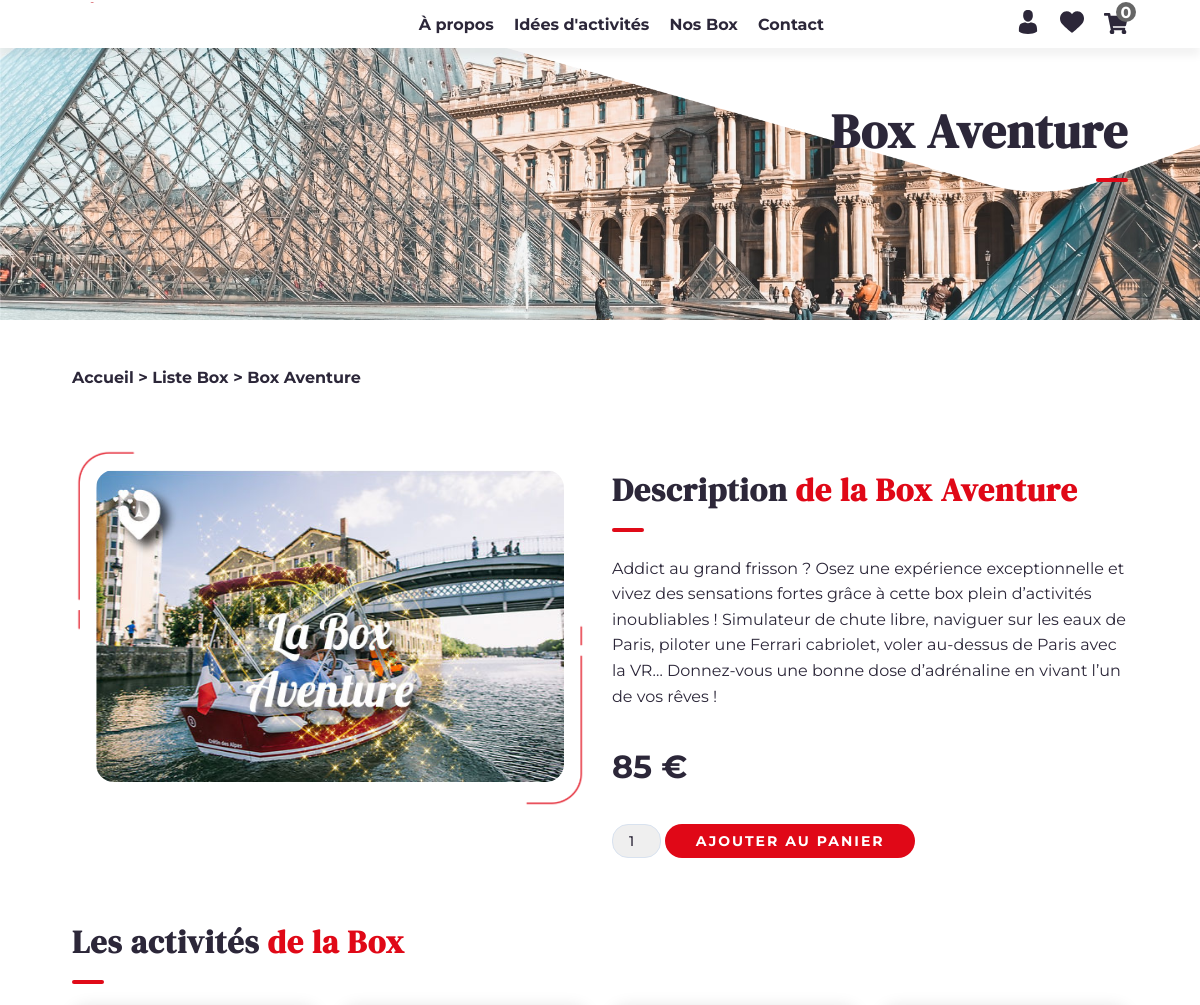
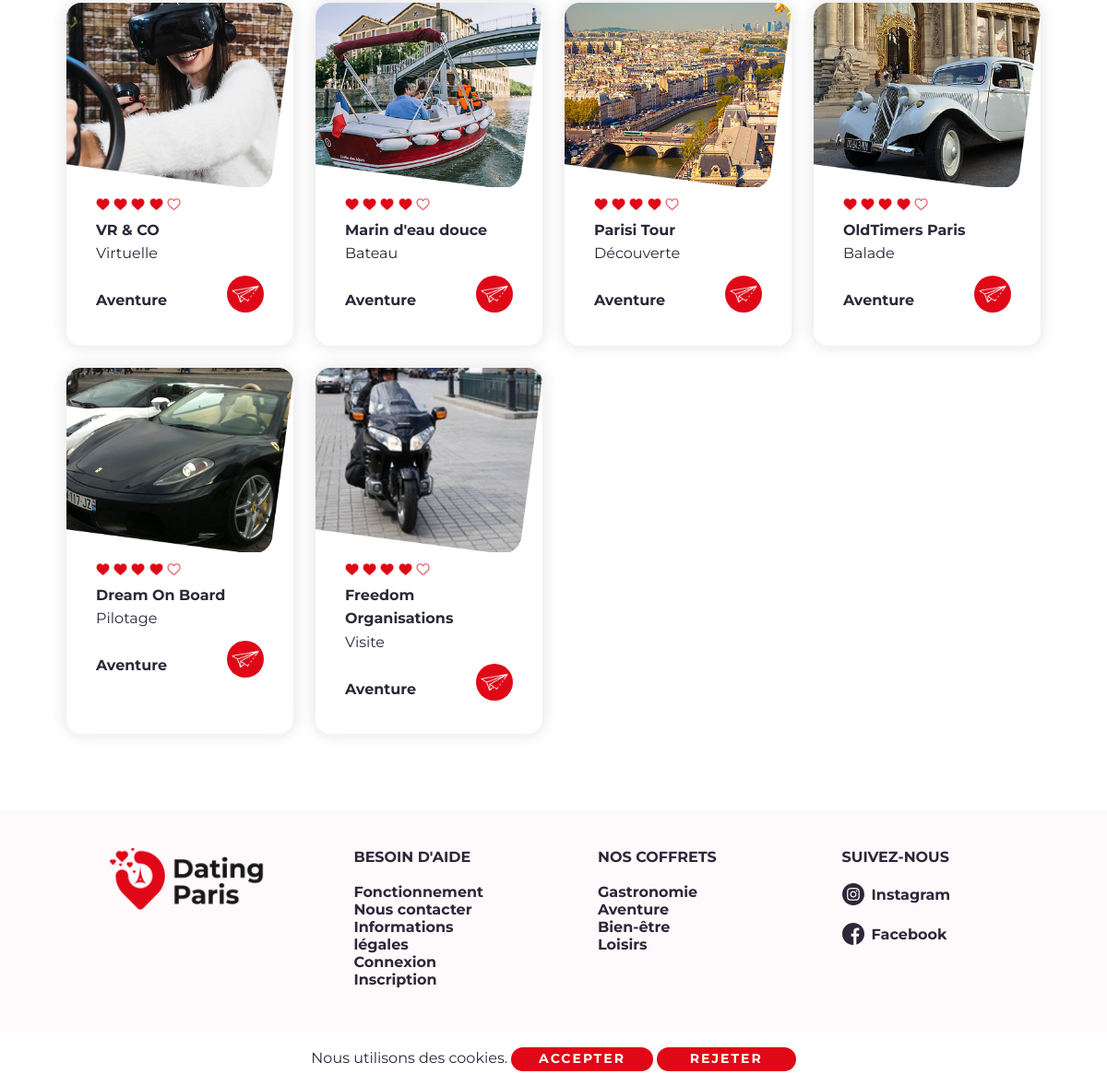
Page /box=2 on the committed database (2 pictures, top to bottom).
### tables this page shows
CREATE TABLE `produit` (
  `id_produit` int(11) NOT NULL,
  `titre` varchar(255) NOT NULL,
  `description` text NOT NULL,
  `photo` varchar(255) NOT NULL,
  `prix` float NOT NULL,
  `stock` int(11) NOT NULL
);

CREATE TABLE `article` (
  `id_article` int(11) NOT NULL,
  `titre` varchar(255) NOT NULL,
  `description` text NOT NULL,
  `photo` varchar(255) NOT NULL,
  `titre_info` varchar(255) NOT NULL,
  `description_info` text NOT NULL,
  `categorie` varchar(255) NOT NULL,
  `box` varchar(255) NOT NULL,
  `adresse` varchar(255) NOT NULL,
  `map` text NOT NULL,
  `etat` int(11) NOT NULL,
  `membre_id` int(11) NOT NULL
);

### box.php (the view, shortened to what this page needs)
<?php
require_once("include/init.php");
require_once("include/fonctions.php");
if (isset($_GET['id'])) {
    $pdo_statement_1 = $pdo_object->prepare("SELECT * FROM produit WHERE id_produit = :id_produit");
    $pdo_statement_1->bindValue(':id_produit', $_GET['id'], PDO::PARAM_INT);
    $pdo_statement_1->execute();
    $produit_array = $pdo_statement_1->fetch(PDO::FETCH_ASSOC);
    $element_par_page = 8;
    $pdo_statement_2 = $pdo_object->prepare("SELECT * FROM article WHERE box = :box");
    $pdo_statement_2->bindValue(':box', $produit_array['titre'], PDO::PARAM_STR);
    $pdo_statement_2->execute();
    $nb_total_elements = $pdo_statement_2->rowCount();
    $nb_pages = ceil($nb_total_elements / $element_par_page);
    if (isset($_GET['page'])) {
        $page_actuelle = $_GET['page'];
        if ($page_actuelle > $nb_pages) {
            $page_actuelle = $nb_pages;
        }
    }
    else {
        $page_actuelle = 1;
    }
    $premiere_element = ($page_actuelle - 1) * $element_par_page;
    $pdo_statement = $pdo_object->prepare("SELECT * FROM article WHERE box = :box ORDER BY id_article DESC LIMIT " . $premiere_element . ", " . $element_par_page);
    $pdo_statement->bindValue(':box', $produit_array['titre'], PDO::PARAM_STR);
    $pdo_statement->execute();
}
else {
    header("Location:" . URL . "/liste-box");
}
require_once("include/header.php");
?>
        <div id="content_davy">
            <link rel="stylesheet" href="<?= URL ?>/include/css/style_intro_2.css">
            <link rel="stylesheet" href="<?= URL ?>/include/css/style_cadre.css">
            <link rel="stylesheet" href="<?= URL ?>/include/css/style_page.css">
            <div class="block_anime_scroll_relative_content_1_davy">
                <img class="anime_scroll_relative_content_1_2_davy anime_scroll_relative_content_1_davy" src="<?= URL ?>/images/fond-menu-2-min.png" alt="Fond menu">
                <div class="anime_scroll_relative_content_1_1_davy anime_scroll_relative_content_1_davy container">
                    <h1>Box <?= $produit_array['titre'] ?></h1>
                    <hr class="float_right_davy anime_scroll_davy">
                </div>
            </div>
            <div class="container mt-5 mb-3">
                <a href="<?= URL ?>" title="Accueil">Accueil > </a> <a href="<?= URL ?>/liste-box" title="Liste Box">Liste Box > </a> <a href="<?= URL ?>/box=<?= $produit_array['titre'] ?>" title="<?= $produit_array['titre'] ?>">Box <?= $produit_array['titre'] ?></a>
            </div><br>
            <div class="container mt-5">
                <div class="row">
                    <div class="col-md mb-3">
                        <div class="cadre_image_page_davy">
                            <img src="<?= URL ?>/images/<?= $produit_array['photo'] ?>" class="image_page_davy" alt="<?= $produit_array['photo'] ?>">
                            <img src="<?= URL ?>/images/trait-rouge.png" class="trait_rouge" alt="Cadre">
                            <img src="<?= URL ?>/images/trait-2-rouge.png" class="trait_2_rouge" alt="Cadre">
                        </div>
                    </div>
                    <div class="col-md mb-3">
                        <h2 class="h2_moyen_davy">Description <span class="color_red_davy serif_davy">de la Box <?= $produit_array['titre'] ?></span></h2>
                        <hr class="anime_scroll_davy">
                        <p><?= $produit_array['description'] ?></p>
                        <p class="h2_moyen_davy"><?= $produit_array['prix'] ?> €</p>
                        <?php if ($produit_array['stock'] > 0) : ?>
                        <form method="post">
                            <select name="quantite">
                                <?php for($i = 1; $i <= $produit_array['stock'] && $i <= 10; $i++) : ?>
                                <option value="<?= $i ?>"><?= $i ?></option>
                                <?php endfor; ?>
                            </select>
                            <a aria-label="Acheter" class="bouton_anim_davy" data-text="Ajouter au panier" href="#" title="Ajouter au panier">
                                <input type="submit" id="ajouter_panier" name="ajouter_panier" value="Ajouter au panier" class="bouton_submit">
                            </a>
                        </form>
                        <?php else : ?>
                        <p><strong>En rupture de stock</strong></p>
                        <?php endif; ?>
                    </div>
                </div>
            </div>
            <div class="container mt-5 mb-3">
                <h2 class="h2_moyen_davy">Les activités <span class="color_red_davy serif_davy">de la Box</span></h2>
                <hr class="anime_scroll_davy">
            </div>
            <div class="container">
                <div class="row">
                    <?php if ($pdo_statement->rowCount() > 0) : ?>
                    <?php while ($article_array = $pdo_statement->fetch(PDO::FETCH_ASSOC)) : ?>
                    <div class="col-sm-12 col-md-6 col-lg-3 pb-4">
                        <div class="cadre_davy">
                            <div class="image_cadre_davy">
                                <img src="<?= URL ?>/images/cadre-2-min.png" class="image_cadre_1_davy" alt="Cadre">
                            </div>
                            <p class="texte_cadre_davy">
                                <?php
                                if (isset($_SESSION['membre'])) {
                                    $note = 0;
                                    $pdo_statement_note = $pdo_object->prepare("SELECT * FROM commentaire WHERE produit_id = :produit_id AND membre_id = :membre_id");
                                    $pdo_statement_note->bindValue(':produit_id', $article_array['id_article'], PDO::PARAM_INT);
                                    $pdo_statement_note->bindValue(':membre_id', $_SESSION['membre']['id_membre'], PDO::PARAM_INT);
                                    $pdo_statement_note->execute();
                                    if ($pdo_statement_note->rowCount() > 0) {
                                        while ($note_array = $pdo_statement_note->fetch(PDO::FETCH_ASSOC)) {
                                            $note = $note + $note_array['note'];
                                        }
                                        $note = round($note / $pdo_statement_note->rowCount());
                                    }
                                    else {
                                        $note = 4;
                                    }
                                }
                                else {
                                    $note = 4;
                                }
                                ?>
                                <?php for ($i = 0; $i < $note; $i++) : ?>
                                <img src="<?= URL ?>/images/icon-coeur-min.png" class="image_cadre_note_davy" alt="Icon coeur">
                                <?php endfor; ?>
                                <?php for ($i = 0; $i < (5 - $note); $i++) : ?>
                                <img src="<?= URL ?>/images/icon-coeur-vide-min.png" class="image_cadre_note_davy" alt="Icon coeur">
                                <?php endfor; ?>
                                <br>
                                <strong><?= $article_array['titre'] ?></strong><br>
                                <?= $article_array['categorie'] ?><br><br>
                                <strong><?= $article_array['box'] ?></strong>
                                <a href="<?= URL ?>/experience=<?= $article_array['id_article'] ?>" title="<?= URL ?>/experience=<?= $article_array['id_article'] ?>"><i class="icon_cadre_davy"><img src="<?= URL ?>/images/icon-voir-min.png" class="image_cadre_icon_davy" alt="Icon voir"></i></a>
                            </p>
                        </div>
                    </div>
                    <?php endwhile; ?>
                    <?php else : ?>
                    <p>Aucune activité</p>
                    <?php endif; ?>
                </div>
            </div>
        </div>
<?php
require_once("include/footer.php");
?>

### include/footer.php (shortened to what this page needs)
<?php
require_once("include/init.php");
$pdo_statement = $pdo_object->prepare("SELECT * FROM produit");
$pdo_statement->execute();
?>
        <footer>
            <div class="container-fluid background_beige_davy">
                <div class="container pt-4">
                    <div class="row">
                        <div class="col-lg-3 col-md-4 px-5 py-3">
                            <a href="<?= URL ?>" title="<?= URL ?>">
                                <img src="<?= URL ?>/images/logo-dating-paris-min.png" alt="Logo Dating Paris" width="100%">
                            </a><br>
                        </div>
                        <div class="col-lg-3 col-md-4 px-5 py-3">
                            <strong>BESOIN D'AIDE</strong><br><br>
                            <a href="<?= URL ?>/a-propos" title="<?= URL ?>/a-propos">Fonctionnement</a><br>
                            <a href="<?= URL ?>/contact" title="<?= URL ?>/contact">Nous contacter</a><br>
                            <a href="<?= URL ?>/mentions" title="<?= URL ?>/mentions">Informations légales</a><br>
                            <a href="<?= URL ?>/connexion" title="<?= URL ?>/connexion">Connexion</a><br>
                            <a href="<?= URL ?>/inscription" title="<?= URL ?>/inscription">Inscription</a><br>
                        </div>
                        <div class="col-lg-3 col-md-4 px-5 py-3">
                            <strong>NOS COFFRETS</strong><br><br>
                            <?php if ($pdo_statement->rowCount() > 0) : ?>
                            <?php while ($produit_array = $pdo_statement->fetch(PDO::FETCH_ASSOC)) : ?>
                            <a href="<?= URL ?>/box=<?= $produit_array['id_produit'] ?>" title="<?= URL ?>/box=<?= $produit_array['id_produit'] ?>"><?= $produit_array['titre'] ?></a><br>
                            <?php endwhile; ?>
                            <?php else : ?>
                            Aucun produit
                            <?php endif; ?>
                        </div>
                        <div class="col-lg-3 col-md-4 px-5 py-3">
                            <strong>SUIVEZ-NOUS</strong><br><br>
                            <a href="https://www.instagram.com/datingparis/" title="https://www.instagram.com/datingparis/" class="flex_center_davy">
                                <span class="ps-2">Instagram</span>
                            </a><br>
                            <a href="https://www.facebook.com/Dating-Paris-103194175335045" title="https://www.facebook.com/Dating-Paris-103194175335045" class="flex_center_davy">
                                <span class="ps-2">Facebook</span>
                            </a><br>
                        </div>
                    </div>
                </div>
            </div>
            <div class="background_beige_davy px-5 py-3">
                <div class="container">
                    <p class="text_center_davy"><strong> <a href="<?= URL ?>/mentions" title="<?= URL ?>/mentions"></a> <a href="<?= URL ?>/cgv" title="<?= URL ?>/cgv"></a></strong></p>
                </div>
            </div>
        </footer>
        <?php
        if (!isset($_SESSION['cookie'])) :
        ?>
        <div class="block_cookie_davy text_center_davy">
            <form method="post">
                <p>
                    Nous utilisons des cookies.
                    <a aria-label="Valider" class="bouton_anim_davy bouton_cookie_davy bouton_envoyer" data-text="Accepter" title="Accepter">
                        <input type="submit" id="accepter_cookie" name="accepter_cookie" value="Accepter" class="bouton_submit">
                    </a>
                    <a aria-label="Retirer" class="bouton_anim_davy bouton_cookie_davy bouton_envoyer" data-text="Rejeter" title="Rejeter">
                        <input type="submit" id="rejeter_cookie" name="rejeter_cookie" value="Rejeter" class="bouton_submit">
                    </a>
                </p>
            </form>
        </div>
        <?php endif; ?>
    </body>
</html>

### rows in the picture
produit: titre "Aventure", photo (picture), description "Addict au grand frisson ? Osez une expérience exceptionnelle et vivez des sensations fortes grâce à cette box plein d’activités inoubliables ! Simulateur de chute libre, naviguer sur les eaux de Paris, piloter une Ferrari cabriolet, voler au-dessus de Paris avec la VR… Donnez-vous une bonne dose d’adrénaline en vivant l’un de vos rêves !", prix "85"
article: titre "VR & CO", categorie "Virtuelle", box "Aventure"
article: titre "Marin d'eau douce", categorie "Bateau", box "Aventure"
article: titre "Parisi Tour", categorie "Découverte", box "Aventure"
article: titre "OldTimers Paris", categorie "Balade", box "Aventure"
article: titre "Dream On Board", categorie "Pilotage", box "Aventure"
article: titre "Freedom Organisations", categorie "Visite", box "Aventure"
produit: titre "Gastronomie"
produit: titre "Bien-être"
produit: titre "Loisirs"

### other values in the picture
form field quantite "1"
